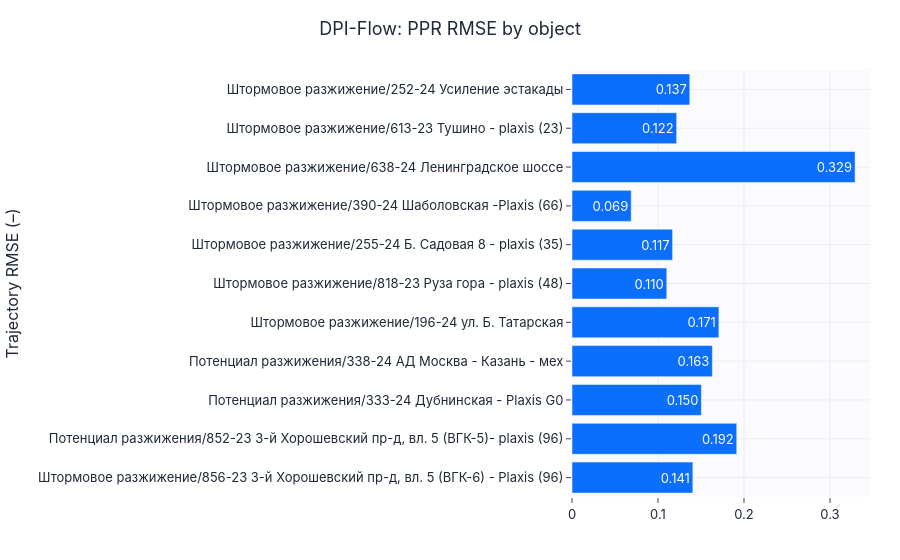
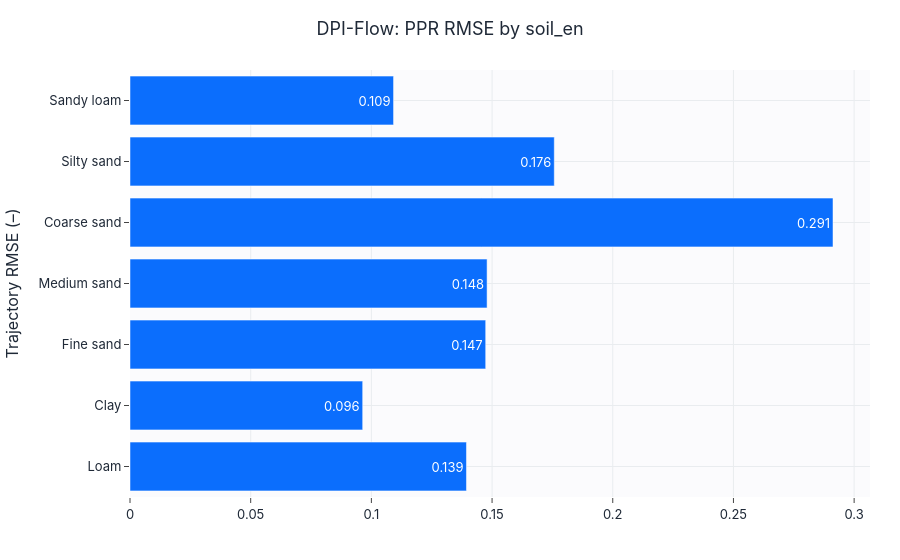
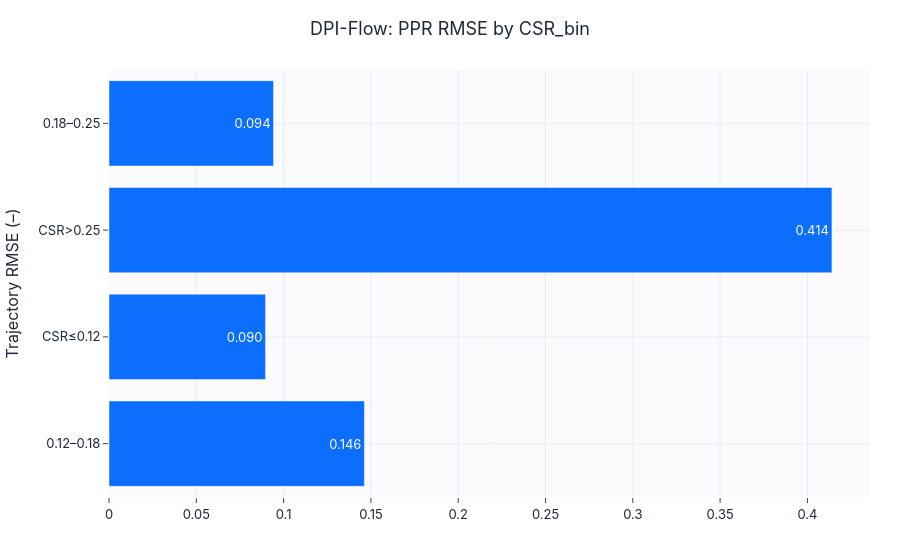

Source (notebook cell) for these figures, in order:
### Markdown cell above
## Итог

Абляции подтверждают вклад компонентов; структурированные модели устойчивее в OOD.
Дальше — **3.3 разбор кейсов**.

### Code cell
# === OOD-разбиение: качество по площадкам, типам грунтов и диапазонам CSR ===
# Для основной модели (DPI-Flow) считаем метрики по группам — генерализация по доменам.
from liquefaction_ai.evaluation import grouped_metrics
dpi_full, _, _ = load_trained("dpi_flow")
_out = collect_outputs(dpi_full, test, config, device)
_, sdf = compute_metrics("DPI-Flow", _out, test, config)
sdf["soil_en"] = sdf["soil_type"].map(SOIL_DISPLAY_NAMES_EN)
import numpy as np
sdf["CSR_bin"] = pd.cut(sdf["CSR_base"], [0, 0.12, 0.18, 0.25, 1.0],
                         labels=["CSR≤0.12", "0.12–0.18", "0.18–0.25", "CSR>0.25"])
_show = ["samples", "mean_traj_rmse", "mean_nliq_log_err", "physics_violation_rate", "AUROC"]
for dim, label in [("object", "площадка (site)"), ("soil_en", "тип грунта"), ("CSR_bin", "диапазон CSR")]:
    g = grouped_metrics(sdf, dim)
    print(f"\n=== OOD по: {label} ===")
    display(english_metric_table(g[[dim] + _show]).round(4))
    bar(g[dim].astype(str), g["mean_traj_rmse"], title=f"DPI-Flow: PPR RMSE by {dim}",
        ylabel="Trajectory RMSE (–)", color="#0b6efd", horizontal=True,
        save=SAVE_FIGS, fig_id=f"3_2_ood_{dim}").show()

### Figure 1 — Plotly figure (JSON) as saved in the notebook; plotly's stock layout.template omitted (floating-point values rounded to 4 significant figures)
{"data": [{"marker": {"color": "#0b6efd"}, "orientation": "h", "text": ["0.141", "0.192", "0.150", "0.163", "0.171", "0.110", "0.117", "0.069", "0.329", "0.122", "0.137"], "textposition": "auto", "type": "bar", "x": [0.1405, 0.1916, 0.1505, 0.1633, 0.1708, 0.1102, 0.117, 0.06887, 0.3292, 0.1217, 0.137], "y": ["Штормовое разжижение/856-23 3-й Хорошевский пр-д, вл. 5 (ВГК-6) - Plaxis (96)", "Потенциал разжижения/852-23 3-й Хорошевский пр-д, вл. 5 (ВГК-5)- plaxis (96)", "Потенциал разжижения/333-24 Дубнинская - Plaxis G0", "Потенциал разжижения/338-24 АД Москва - Казань - мех", "Штормовое разжижение/196-24 ул. Б. Татарская", "Штормовое разжижение/818-23 Руза гора - plaxis (48)", "Штормовое разжижение/255-24 Б. Садовая 8 - plaxis (35)", "Штормовое разжижение/390-24 Шаболовская -Plaxis (66)", "Штормовое разжижение/638-24 Ленинградское шоссе", "Штормовое разжижение/613-23 Тушино - plaxis (23)", "Штормовое разжижение/252-24 Усиление эстакады"]}], "layout": {"title": {"text": "DPI-Flow: PPR RMSE by object"}, "xaxis": {"title": {"text": ""}}, "yaxis": {"title": {"text": "Trajectory RMSE (–)"}}}}

### Figure 2 — Plotly figure (JSON) as saved in the notebook; plotly's stock layout.template omitted (floating-point values rounded to 4 significant figures)
{"data": [{"marker": {"color": "#0b6efd"}, "orientation": "h", "text": ["0.139", "0.096", "0.147", "0.148", "0.291", "0.176", "0.109"], "textposition": "auto", "type": "bar", "x": [0.1394, 0.0964, 0.1474, 0.1479, 0.2912, 0.1758, 0.1092], "y": ["Loam", "Clay", "Fine sand", "Medium sand", "Coarse sand", "Silty sand", "Sandy loam"]}], "layout": {"title": {"text": "DPI-Flow: PPR RMSE by soil_en"}, "xaxis": {"title": {"text": ""}}, "yaxis": {"title": {"text": "Trajectory RMSE (–)"}}}}

### Figure 3 — Plotly figure (JSON) as saved in the notebook; plotly's stock layout.template omitted (floating-point values rounded to 4 significant figures)
{"data": [{"marker": {"color": "#0b6efd"}, "orientation": "h", "text": ["0.146", "0.090", "0.414", "0.094"], "textposition": "auto", "type": "bar", "x": [0.1463, 0.08966, 0.414, 0.09424], "y": ["0.12–0.18", "CSR≤0.12", "CSR>0.25", "0.18–0.25"]}], "layout": {"title": {"text": "DPI-Flow: PPR RMSE by CSR_bin"}, "xaxis": {"title": {"text": ""}}, "yaxis": {"title": {"text": "Trajectory RMSE (–)"}}}}
